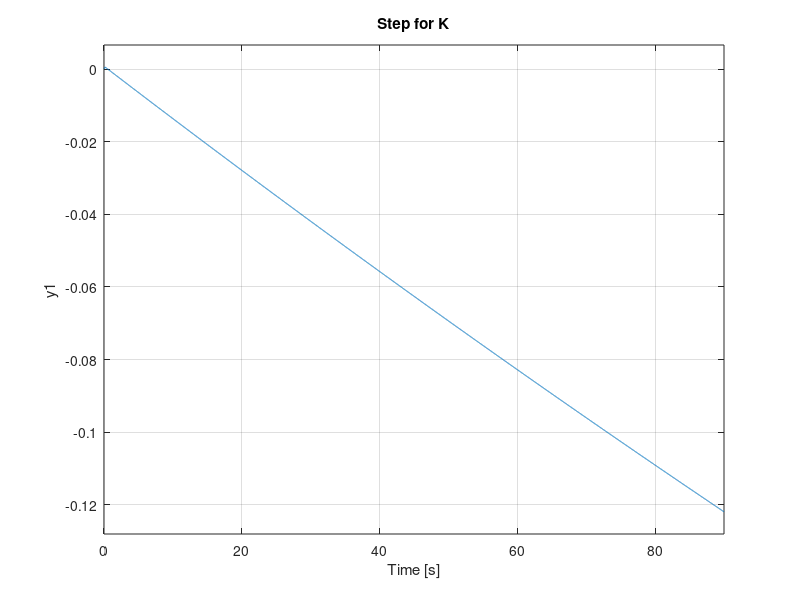

Source code (MATLAB):
clear all;
close all;
clc;

Ka = 2;
Rm = 2.6;
Km = 0.00767;
Kg = 70;
Jmot = 3.87e-07;
Ks = 1.2;
b = 0.004;
Jmod = 3.944e-04;
Jbr = 0.0037;

%% 4.1
a1 = (b + Kg^2 * Km ^ 2 / Rm)/(Kg^2 * Jmot + Jmod);
A = [-a1, 0, 0, Ks/(Kg^2 * Jmot + Jmod);
    1, 0, 0, 0;
    a1, 0, 0, (-Ks/Jbr + 1/ (Kg^2 * Jmot + Jmod));
    0, 0, 1, 0];

B = [Kg * Km * Ka / Rm;
    0;
    0;
    0];

C = [0, 1, 0, 1];
D = 0;

%Co = ctrb(A, B);
%Ob = obsv(A, C);

%% 4.2
Q = C.' .* C
R = 1;
K = lqr(A, B, Q, R)

figure()
step(ss(A-B*K, B, C-D*K, D))
title(sprintf('Step for K'))
grid on

